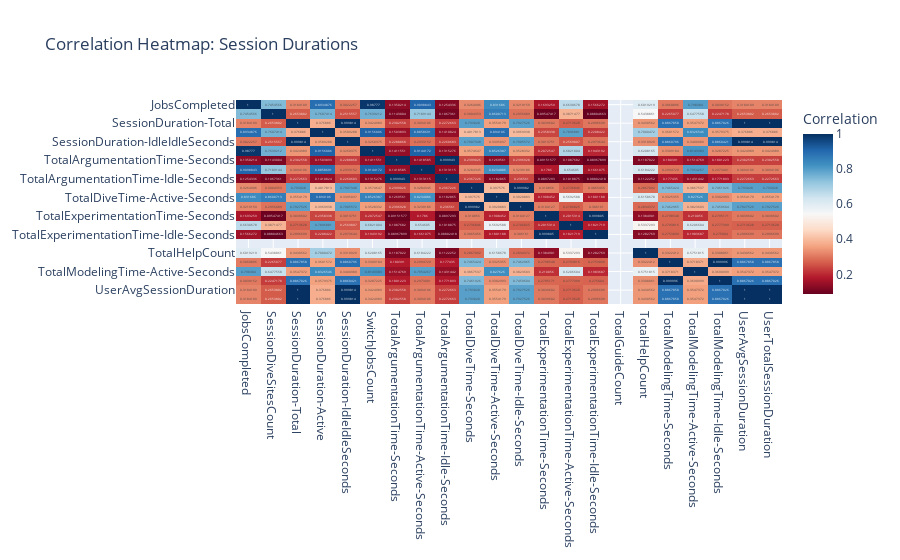

The cell this chart's notebook holds for it:
### Code cell
import plotly.express as px
import re

corr = session_features_df[[col for col in session_features_df.columns if not re.search(r'\d', col) and col != "SessionID"]].corr(numeric_only=True)

fig = px.imshow(
    corr,
    text_auto=True,
    color_continuous_scale='RdBu',
    title='Correlation Heatmap: Session Durations',
    labels=dict(color='Correlation'),
    aspect='auto'
)
fig.show()

### Figure 1 — Plotly figure (JSON) as saved in the notebook; plotly's stock layout.template omitted (floating-point values rounded to 4 significant figures; data arrays with more than 128 entries replaced by an {"elided": "..."} marker saying what was removed)
{"data": [{"coloraxis": "coloraxis", "hovertemplate": "x: %{x}<br>y: %{y}<br>Correlation: %{z}<extra></extra>", "name": "0", "texttemplate": "%{z}", "type": "heatmap", "x": ["JobsCompleted", "SessionDiveSitesCount", "SessionDuration-Total", "SessionDuration-Active", "SessionDuration-IdleIdleSeconds", "SwitchJobsCount", "TotalArgumentationTime-Seconds", "TotalArgumentationTime-Active-Seconds", "TotalArgumentationTime-Idle-Seconds", "TotalDiveTime-Seconds", "TotalDiveTime-Active-Seconds", "TotalDiveTime-Idle-Seconds", "TotalExperimentationTime-Seconds", "TotalExperimentationTime-Active-Seconds", "TotalExperimentationTime-Idle-Seconds", "TotalGuideCount", "TotalHelpCount", "TotalModelingTime-Seconds", "TotalModelingTime-Active-Seconds", "TotalModelingTime-Idle-Seconds", "UserAvgSessionDuration", "UserTotalSessionDuration"], "xaxis": "x", "y": ["JobsCompleted", "SessionDiveSitesCount", "SessionDuration-Total", "SessionDuration-Active", "SessionDuration-IdleIdleSeconds", "SwitchJobsCount", "TotalArgumentationTime-Seconds", "TotalArgumentationTime-Active-Seconds", "TotalArgumentationTime-Idle-Seconds", "TotalDiveTime-Seconds", "TotalDiveTime-Active-Seconds", "TotalDiveTime-Idle-Seconds", "TotalExperimentationTime-Seconds", "TotalExperimentationTime-Active-Seconds", "TotalExperimentationTime-Idle-Seconds", "TotalGuideCount", "TotalHelpCount", "TotalModelingTime-Seconds", "TotalModelingTime-Active-Seconds", "TotalModelingTime-Idle-Seconds", "UserAvgSessionDuration", "UserTotalSessionDuration"], "yaxis": "y", "z": {"elided": "22x22 float values"}}], "layout": {"coloraxis": {"colorbar": {"title": {"text": "Correlation"}}, "colorscale": [[0, "rgb(103,0,31)"], [0.1, "rgb(178,24,43)"], [0.2, "rgb(214,96,77)"], [0.3, "rgb(244,165,130)"], [0.4, "rgb(253,219,199)"], [0.5, "rgb(247,247,247)"], [0.6, "rgb(209,229,240)"], [0.7, "rgb(146,197,222)"], [0.8, "rgb(67,147,195)"], [0.9, "rgb(33,102,172)"], [1, "rgb(5,48,97)"]]}, "title": {"text": "Correlation Heatmap: Session Durations"}, "xaxis": {"anchor": "y", "domain": [0, 1]}, "yaxis": {"anchor": "x", "autorange": "reversed", "domain": [0, 1]}}}
